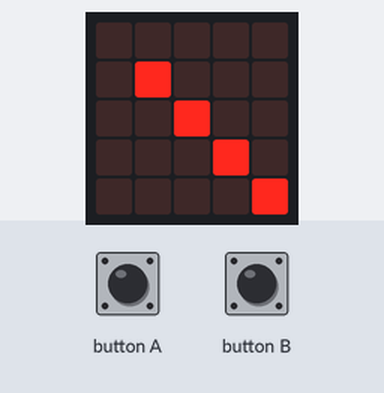
This program was run on a simulated BBC micro:bit (MakeCode). On the bench: the board's 5×5 LED display. The test bench sets the inputs (shaded band).

Above: at 1.2 s.
1.3 s: button A pressed for 0.15 s
At 1.86 s:
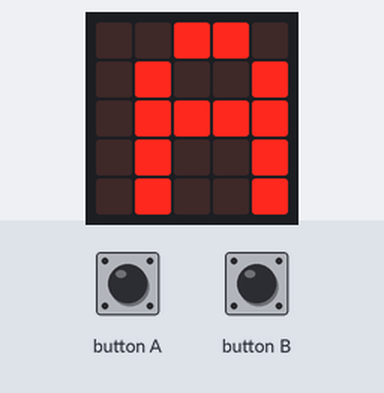
3.5 s: button B pressed for 0.15 s
At 3.92 s:
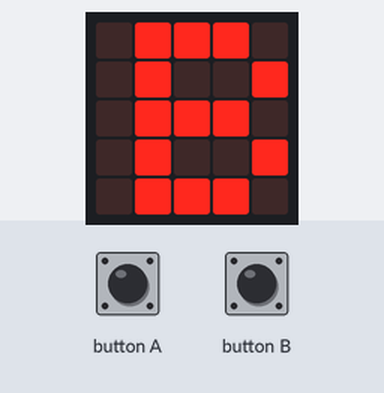
Timing chart, 0 to 6.5 s (numbered marks = the images above; inputs shaded):
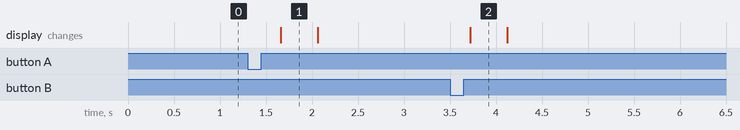

Measured:
- after the input at 1.3 s, the display: changes after 0.36 s (image 1)
- after the input at 3.5 s, the display: changes after 0.22 s (image 2)
- what the display in image 1 shows lasts 0.4 s, from 1.7 s to 2.1 s

The program:

main.ts
```typescript
input.onButtonPressed(Button.A, function () {
    basic.showLeds(`
        . . # # .
        . # . . #
        . # # # #
        . # . . #
        . # . . #
        `)
})
input.onButtonPressed(Button.B, function () {
    basic.showLeds(`
        . # # # .
        . # . . #
        . # # # .
        . # . . #
        . # # # .
        `)
})
basic.forever(function () {
    basic.showLeds(`
        . . . . .
        . # . . .
        . . # . .
        . . . # .
        . . . . #
        `)
})
```

test.ts
```typescript
// testes vão aqui; isto não será compilado quando este pacote for usado como uma extensão.
```
